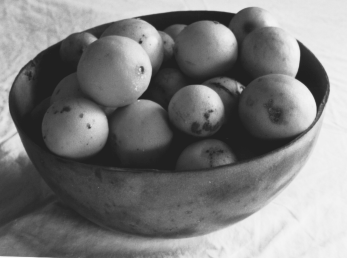
//> input picture assignment1/submit/project01/images/limes.tif, 347 x 258 px
$ ./main ../images/limes.tif out.png 3   (built with g++ and OpenCV 4)
//> lines starting //> are read from the running program, lines starting //| are printed output that depends on the picture
/*
// *  Assignment 2: kuwahara filter , 159.731, S1 2020
// *  Family Name: JIANG , Given Name: TAO , Student ID:20004769,
// *
// * */
#include <iostream>
#include <opencv2/opencv.hpp>
#include<algorithm>

using namespace std;
using namespace cv;

#define Mpixel(image,x,y) ( (uchar *) ( ((image).data) + (y)*((image).step) ) ) [(x)]

#if 1
int main (int argc, char* argv[]){
    Mat src, output;
    namedWindow("src", WINDOW_AUTOSIZE);
    namedWindow("output", WINDOW_AUTOSIZE);

    if (argc != 4) {printf("needs an input image\n");exit(0);}
    src = imread ( argv [ 1 ] , 0) ;
//> src is the input picture: 258 rows x 347 cols, CV_8UC1; min 32, max 249, mean 126.1
    int kernel = atoi(argv[3]);
//> kernel = 3

//    int kernel =15;
//    src = imread("./images/limes.tif",0);

    if ( (kernel<3||kernel>15) && (kernel/2==0) )
    { cout<<"Kernel should be 3 5 7 9 12 15" <<endl;exit(0);}
    src.copyTo(output);
    Mat sumi,sqsumii;
    integral(src,sumi,sqsumii,CV_32F,CV_32F);
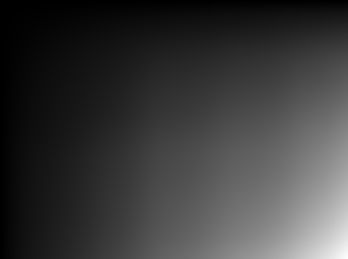
//> sumi: 259 rows x 348 cols, CV_32FC1; min 0, max 11287460, mean 2616339.8; drawn with min black and max white
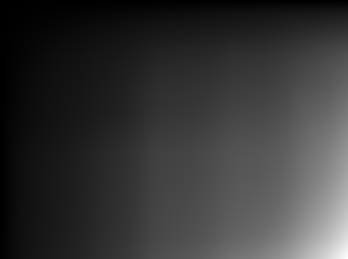
//> sqsumii: 259 rows x 348 cols, CV_32FC1; min 0, max 1.9e+09, mean 406457472; drawn with min black and max white
    int nb = kernel / 2 + 1;
//> nb = 2
    float N = nb*nb;
//> N = 4
    for (int h = nb; h < src.rows-nb;h++)
    {
        for (int w = nb; w < src.cols-nb;w++)
        {
            double l_t_sum = sumi.at<float>(h+1,w+1) - sumi.at<float>(h - nb+1,w+1) - sumi.at<float>(h+1,w - nb+1) + sumi.at<float>(h - nb+1,w - nb+1);
            double l_t_sqsum =  sqsumii.at<float>(h+1,w+1) - sqsumii.at<float>(h - nb+1,w+1) - sqsumii.at<float>(h+1,w - nb+1) + sqsumii.at<float>(h - nb+1,w - nb+1);

            double t_t_sum = sumi.at<float>(h+1,w + nb) - sumi.at<float>(h+1,w) - sumi.at<float>(h - nb+1,w + nb) + sumi.at<float>(h - nb+1,w);
            double r_t_sqsum = sqsumii.at<float>(h+1,w  + nb) - sqsumii.at<float>(h+1,w) - sqsumii.at<float>(h - nb+1,w + nb) + sqsumii.at<float>(h - nb+1,w);

            double l_b_sum = sumi.at<float>(h + nb,w+1) - sumi.at<float>(h,w+1) - sumi.at<float>(h + nb,w - nb+1) + sumi.at<float>(h,w - nb+1);
            double l_b_sqsum = sqsumii.at<float>(h  + nb,w+1) - sqsumii.at<float>(h,w+1) - sqsumii.at<float>(h + nb,w - nb+1) + sqsumii.at<float>(h,w - nb+1);

            double r_b_sum = sumi.at<float>(h + nb,w + nb) - sumi.at<float>(h,w + nb) - sumi.at<float>(h + nb,w ) + sumi.at<float>(h ,w );
            double r_b_sqsum = sqsumii.at<float>(h + nb, w + nb) - sqsumii.at<float>(h,w  + nb) - sqsumii.at<float>(h + nb,w ) + sqsumii.at<float>(h ,w );

            double left_top =( l_t_sqsum - l_t_sum * l_t_sum / N)/N;
            double right_top =( r_t_sqsum - t_t_sum*t_t_sum / N)/N;
            double left_bottom =( l_b_sqsum - l_b_sum*l_b_sum / N)/N;
            double right_bottom =( r_b_sqsum - r_b_sum*r_b_sum / N)/N;

            double arr[] = {left_top,right_top,left_bottom,right_bottom};
            int minPosition = min_element(arr,arr+4) - arr;
//            cout << " minPosition: " <<minPosition << endl;
            int kuwahara_val = 0;
            if(minPosition == 0 ){
               kuwahara_val= (int)l_t_sum/ N;
            }else if(minPosition == 1){
                kuwahara_val =  (int)t_t_sum /N;
            }else if (minPosition == 2){
                kuwahara_val =  (int)l_b_sum/N;
            }else if (minPosition == 3){
                kuwahara_val =  (int)r_b_sum/N;
            }
//            cout  <<kuwahara_val << endl;
//            point[w] = kuwahara_val;
            Mpixel(output,w - nb,h - nb) = kuwahara_val;
        }
    }
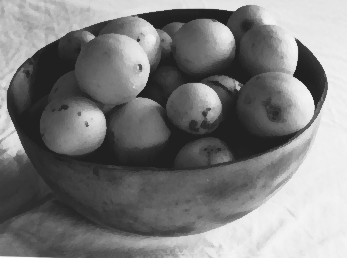
//> output: 258 rows x 347 cols, CV_8UC1; min 32, max 249, mean 125.9
    imshow("src", src);
    imshow("output", output);

    imwrite(argv [ 2 ],output);

    waitKey(0);
    return 1;


}
#endif

$ run again, with assignment1/submit/project01/images/house.tif copied over assignment1/submit/project01/images/limes.tif
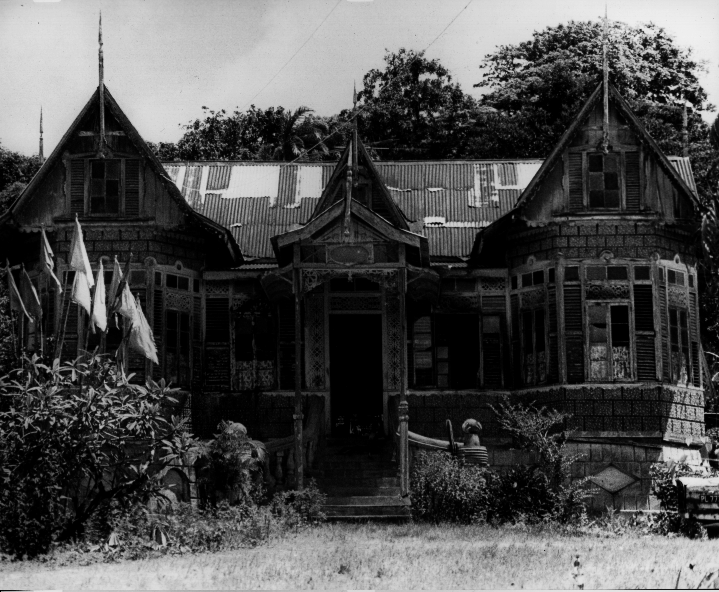
//> input picture assignment1/submit/project01/images/house.tif, 719 x 592 px
//> src is the input picture: 592 rows x 719 cols, CV_8UC1; min 0, max 240, mean 77.7
//> kernel = 3
//> `integral(src,sumi,sqsumii,CV_32F,CV_32F);`:
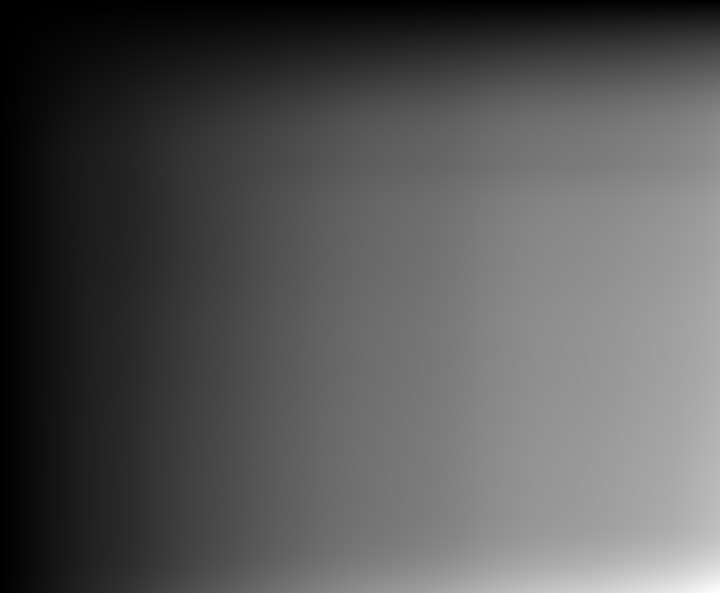
//> sqsumii: 593 rows x 720 cols, CV_32FC1; min 0, max 5.12e+09, mean 1.74e+09; drawn with min black and max white
//> nb = 2
//> N = 4
//> after the loop `for (int h = nb; h < src.rows-nb;h++)`:
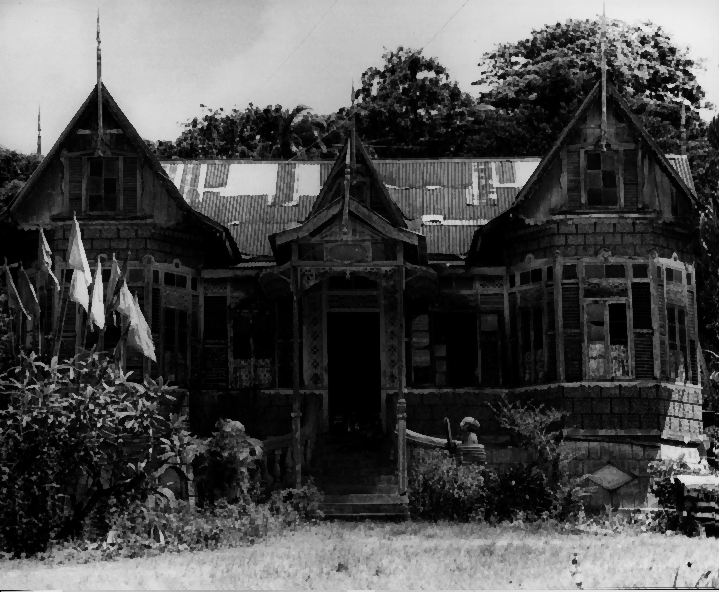
//> output: 592 rows x 719 cols, CV_8UC1; min 0, max 239, mean 76.8

$ run again, with assignment1/submit/project01/images/text3.tif copied over assignment1/submit/project01/images/limes.tif
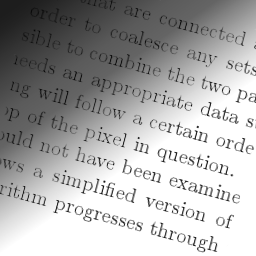
//> input picture assignment1/submit/project01/images/text3.tif, 256 x 256 px
//> src is the input picture: 256 rows x 256 cols, CV_8UC1; min 5, max 255, mean 171.8
//> kernel = 3
//> `integral(src,sumi,sqsumii,CV_32F,CV_32F);`:
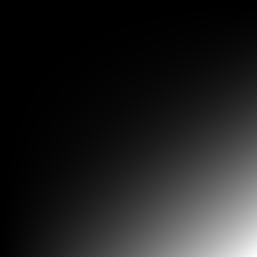
//> sqsumii: 257 rows x 257 cols, CV_32FC1; min 0, max 2.31e+09, mean 291018336; drawn with min black and max white
//> nb = 2
//> N = 4
//> after the loop `for (int h = nb; h < src.rows-nb;h++)`:
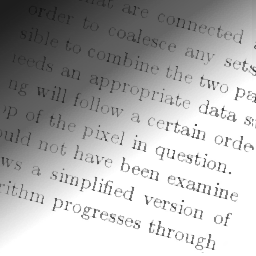
//> output: 256 rows x 256 cols, CV_8UC1; min 19, max 255, mean 176.6
